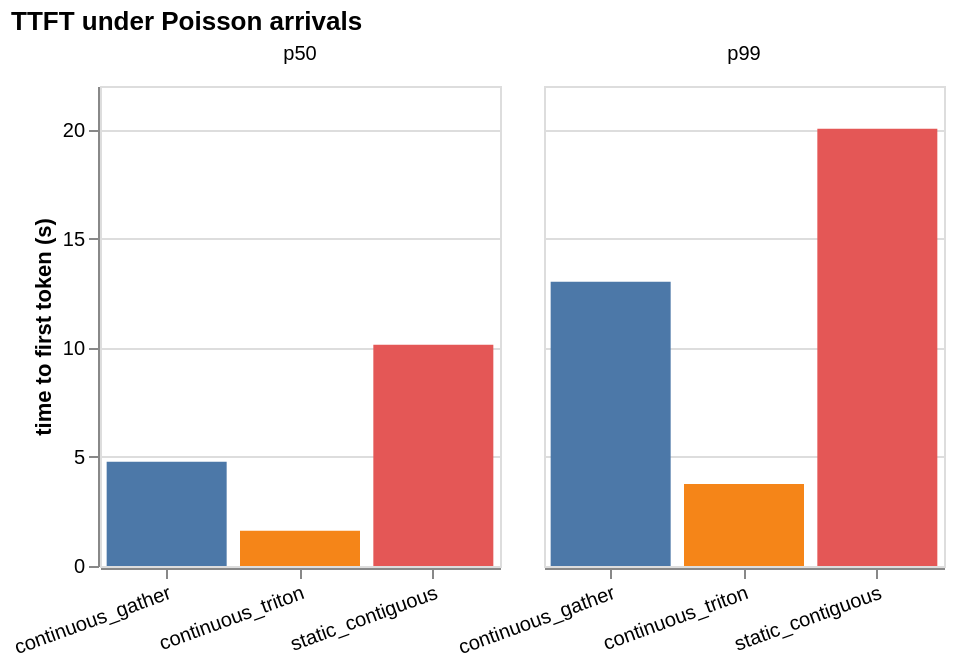

Notebook cell for this chart:
### Markdown cell above
## E4: Arrival stream: continuous vs static (TTFT + lifecycle)

### Code cell
d = load("e4_qwen3-0.6b")
if d:
    rows, spans = [], []
    for cfg, trace in d["configs"].items():
        for rid, r in trace["requests"].items():
            rows.append({"config": cfg, "ttft_s": r["ttft_s"]})
            spans.append({"config": cfg, "request": int(rid), "phase": "waiting",
                          "start": r["arrival_s"], "end": r["first_token_s"]})
            spans.append({"config": cfg, "request": int(rid), "phase": "running",
                          "start": r["first_token_s"], "end": r["completion_s"]})
    e4, e4s = pd.DataFrame(rows), pd.DataFrame(spans)

    ttft = e4.groupby("config").ttft_s.quantile([0.5, 0.99]).unstack().reset_index()
    ttft.columns = ["config", "p50", "p99"]
    ttft = ttft.melt("config", var_name="percentile", value_name="ttft_s")
    bars = alt.Chart(ttft, width=200, height=240).mark_bar().encode(
        x=alt.X("config:N", title=None, axis=alt.Axis(labelAngle=-20)),
        y=alt.Y("ttft_s:Q", title="time to first token (s)"),
        color=alt.Color("config:N", legend=None),
        column=alt.Column("percentile:N", title=None),
    ).properties(title="TTFT under Poisson arrivals")
    display(save(bars, "e4_ttft"))

### Figure 1 — Vega-Lite specification as saved in the notebook (floating-point values rounded to 4 significant figures)
{"config": {"view": {"continuousWidth": 300, "continuousHeight": 300}}, "data": {"name": "data-73676940894017b180dcf77da7a6c703"}, "mark": {"type": "bar"}, "encoding": {"color": {"field": "config", "legend": null, "type": "nominal"}, "column": {"field": "percentile", "title": null, "type": "nominal"}, "x": {"axis": {"labelAngle": -20}, "field": "config", "title": null, "type": "nominal"}, "y": {"field": "ttft_s", "title": "time to first token (s)", "type": "quantitative"}}, "height": 240, "title": "TTFT under Poisson arrivals", "width": 200, "$schema": "https://vega.github.io/schema/vega-lite/v6.4.1.json", "datasets": {"data-73676940894017b180dcf77da7a6c703": [{"config": "continuous_gather", "percentile": "p50", "ttft_s": 4.776}, {"config": "continuous_triton", "percentile": "p50", "ttft_s": 1.614}, {"config": "static_contiguous", "percentile": "p50", "ttft_s": 10.14}, {"config": "continuous_gather", "percentile": "p99", "ttft_s": 13.03}, {"config": "continuous_triton", "percentile": "p99", "ttft_s": 3.758}, {"config": "static_contiguous", "percentile": "p99", "ttft_s": 20.04}]}}
